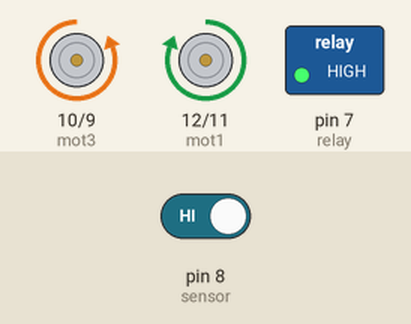
The sketch below on a simulated Arduino Uno, built with avr-gcc and run on an emulated ATmega328P. On the bench: motor-driver pin pairs drawn as motors (green arrow = first pin HIGH = forward, orange = second pin HIGH = backward, longer = more drive), switched loads named in the sketch (green lamp = pin HIGH). The test bench sets the inputs (shaded band); at power-on: pin 8 (sensor) HIGH.

Above: at 10.8 s.
10.9 s: pin 8 (sensor) driven LOW
At 15.9 s:
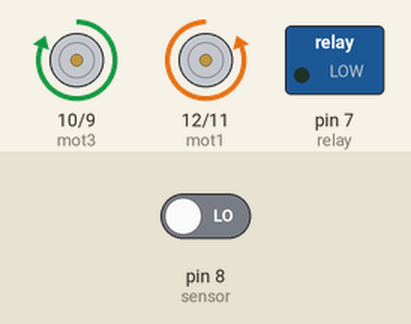
16.9 s: pin 8 (sensor) driven HIGH
At 17.3 s:
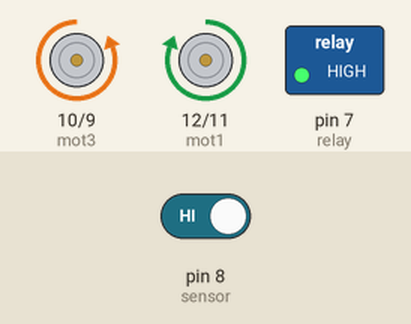
Timing chart, 0 to 19.9 s (numbered marks = the images above; inputs shaded):
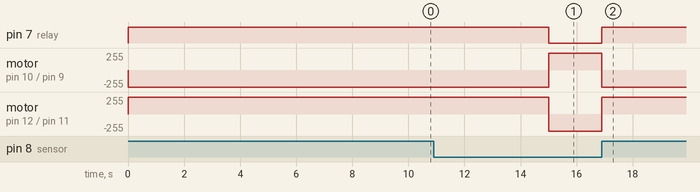

Measured:
- after the input at 10.9 s, pin 7 (relay): HIGH → LOW after 4.1 s; motor on pin 10 (mot3) / pin 9 (mot4): backward 255/255 → forward 255/255 after 4.1 s; motor on pin 12 (mot1) / pin 11 (mot2): forward 255/255 → backward 255/255 after 4.1 s
- after the input at 16.9 s, pin 7 (relay): LOW → HIGH at once; motor on pin 10 (mot3) / pin 9 (mot4): forward 255/255 → backward 255/255 at once; motor on pin 12 (mot1) / pin 11 (mot2): backward 255/255 → forward 255/255 at once

The sketch:

25-04-19_Motor_LDR.ino
```cpp
#define relay 7
int sensor =8;
int mot1 =12;
int mot2 =11;
int mot3 =10;
int mot4 =9;
void setup()
{
  pinMode(relay, OUTPUT);
  pinMode(sensor,INPUT);
  pinMode(mot1,OUTPUT);
  pinMode(mot2,OUTPUT);
  pinMode(mot3,OUTPUT);
  pinMode(mot4,OUTPUT);
}
void loop()
{
  int data = digitalRead(sensor);
  if(data == LOW)
  {
   digitalWrite(relay, LOW);
   digitalWrite(mot2,HIGH);
   digitalWrite(mot1,LOW);
   digitalWrite(mot3,HIGH);
   digitalWrite(mot4,LOW);
  }
  else
  {
   digitalWrite(relay,HIGH);
   digitalWrite(mot1,HIGH);
   digitalWrite(mot2,LOW);
   digitalWrite(mot4,HIGH);
   digitalWrite(mot3,LOW);
   delay(5000);

  }
}
```
